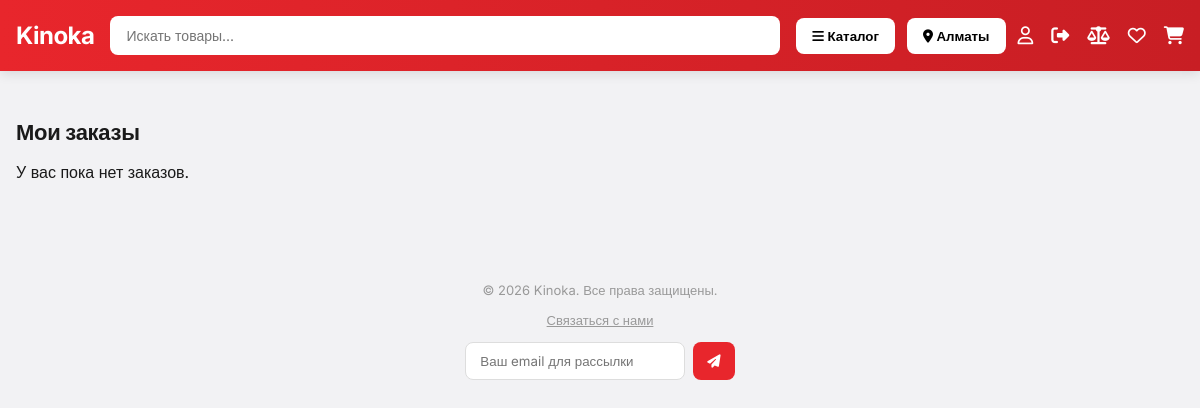
Page /my-orders/ (signed in) on the earlier database version.
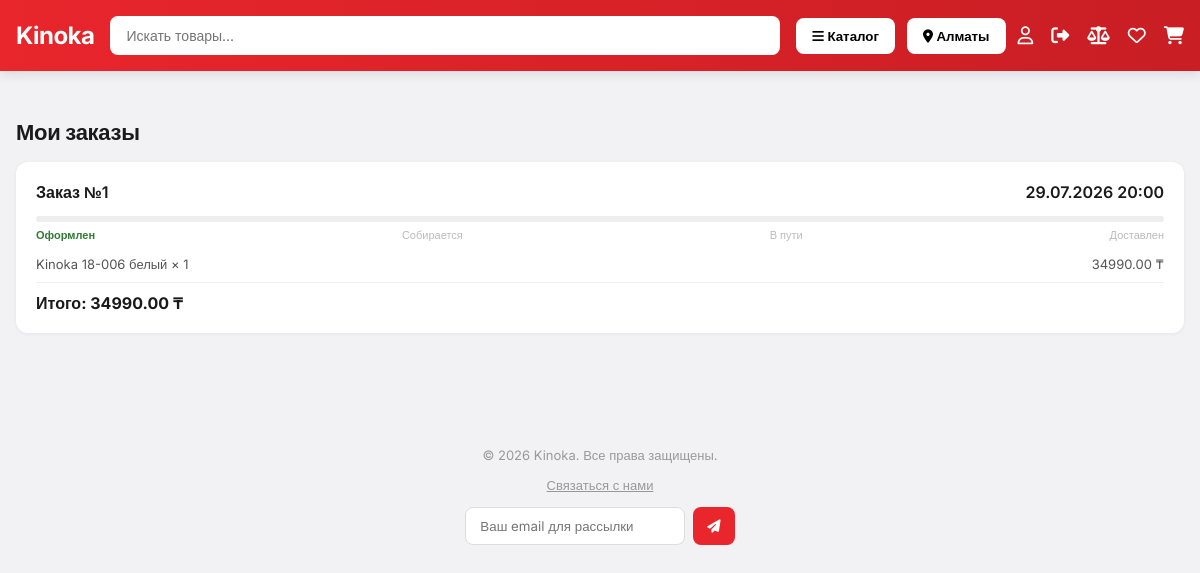
Same page on the later database version.
### shop/models.py (models this page shows, shortened)
class Order(models.Model):
    STATUS_CHOICES = [
        ("pending", "Ожидает подтверждения"),
        ("processing", "Собирается"),
        ("shipped", "В пути"),
        ("delivered", "Доставлен"),
        ("cancelled", "Отменён"),
    ]
    STATUS_STEPS = ["pending", "processing", "shipped", "delivered"]
    user = models.ForeignKey(
        settings.AUTH_USER_MODEL, on_delete=models.SET_NULL, null=True, blank=True, related_name="orders"
    )
    customer_name = models.CharField(max_length=150)
    customer_phone = models.CharField(max_length=20)
    address = models.CharField(max_length=255, blank=True)
    status = models.CharField(max_length=20, choices=STATUS_CHOICES, default="pending")
    promo_code = models.CharField(max_length=30, blank=True)
    discount_percent = models.PositiveIntegerField(default=0)
    created_at = models.DateTimeField(auto_now_add=True)
    def total_price(self):
        subtotal = sum(item.subtotal() for item in self.items.all())
        if self.discount_percent:
            subtotal = subtotal * (100 - self.discount_percent) / 100
        return round(subtotal, 2)
    def status_progress(self):
        if self.status == "cancelled":
            return 0
        try:
            return self.STATUS_STEPS.index(self.status) + 1
        except ValueError:
            return 1

class OrderItem(models.Model):
    order = models.ForeignKey(Order, on_delete=models.CASCADE, related_name="items")
    product = models.ForeignKey(Product, on_delete=models.CASCADE)
    quantity = models.PositiveIntegerField(default=1)
    price = models.DecimalField(max_digits=10, decimal_places=2)
    def subtotal(self):
        return self.price * self.quantity

class Product(models.Model):
    category = models.ForeignKey(
        Category, on_delete=models.CASCADE, related_name="products"
    )
    name = models.CharField(max_length=200)
    slug = models.SlugField(unique=True)
    description = models.TextField(blank=True)
    price = models.DecimalField(max_digits=10, decimal_places=2)
    old_price = models.DecimalField(max_digits=10, decimal_places=2, null=True, blank=True)
    image = models.ImageField(upload_to="products/", blank=True, null=True)
    stock = models.PositiveIntegerField(default=0)
    rating = models.DecimalField(max_digits=2, decimal_places=1, default=5.0)
    reviews_count = models.PositiveIntegerField(default=0)
    installment_months = models.PositiveIntegerField(default=12)
    variant_group = models.CharField(max_length=100, blank=True)
    variant_label = models.CharField(max_length=50, blank=True)
    view_count = models.PositiveIntegerField(default=0)
    kaspi_url = models.URLField(blank=True, help_text="Ссылка на товар на Kaspi.kz")
    created_at = models.DateTimeField(auto_now_add=True)

### shop/views.py (the view)
# urls.py: path("my-orders/", views.my_orders, name="my_orders"),
def my_orders(request):
    if not request.user.is_authenticated:
        return redirect("login")
    orders = request.user.orders.all().order_by("-created_at")
    return render(request, "shop/my_orders.html", {"orders": orders})

### shop/context_processors.py (called while the page is built)
def categories_processor(request):
    cart = request.session.get("cart", {})
    favorites = request.session.get("favorites", [])
    compare = request.session.get("compare", [])
    valid_favorites_count = Product.objects.filter(id__in=favorites).count()
    valid_compare_count = Product.objects.filter(id__in=compare).count()
    city_slug = request.session.get("city", "almaty")
    selected_city = CITIES.get(city_slug, CITIES["almaty"])["name"]
    return {
        "all_categories": Category.objects.all(),
        "cart_count": sum(cart.values()),
        "favorites_count": valid_favorites_count,
        "compare_count": valid_compare_count,
        "cities": CITIES,
        "selected_city": selected_city,
        "selected_city_slug": city_slug,
    }

### shop/templates/shop/my_orders.html (shortened to what this page needs)
{% extends 'shop/base.html' %}
{% block content %}
<div class="container">
    <h2 class="section-title">Мои заказы</h2>
    {% for order in orders %}
    <div class="order-card">
        <div class="order-card__header">
            <span>Заказ №{{ order.id }}</span>
            <span>{{ order.created_at|date:"d.m.Y H:i" }}</span>
        </div>
        {% if order.status != "cancelled" %}
        <div class="status-progress">
            <div class="status-progress__bar">
            </div>
            <div class="status-progress__labels">
                <span class="{% if order.status_progress >= 1 %}status-progress__label--active{% endif %}">Оформлен</span>
                <span class="{% if order.status_progress >= 2 %}status-progress__label--active{% endif %}">Собирается</span>
                <span class="{% if order.status_progress >= 3 %}status-progress__label--active{% endif %}">В пути</span>
                <span class="{% if order.status_progress >= 4 %}status-progress__label--active{% endif %}">Доставлен</span>
            </div>
        </div>
        {% else %}
            <p class="order-card__cancelled">Заказ отменён</p>
        {% endif %}
        {% for item in order.items.all %}
            <div class="order-card__row">
                <span>{{ item.product.name }} × {{ item.quantity }}</span>
                <span>{{ item.subtotal }} ₸</span>
            </div>
        {% endfor %}
        <div class="order-card__total">Итого: {{ order.total_price }} ₸</div>
    </div>
    {% empty %}
        <p>У вас пока нет заказов.</p>
    {% endfor %}
</div>
{% endblock %}

### shop/templates/shop/base.html (shortened to what this page needs)
{% load static %}
<!DOCTYPE html>
<html lang="ru">
<head>
    <link rel="stylesheet" href="https://cdnjs.cloudflare.com/ajax/libs/font-awesome/6.5.1/css/all.min.css">
    <link rel="stylesheet" href="{% static 'shop/css/style.css' %}">
</head>
<body>
    <header class="header">
        <div class="header__inner">
            <a href="{% url 'home' %}" class="logo">Kinoka</a>
            <form action="{% url 'home' %}" method="get" class="search-form">
                <input type="text" name="q" class="search" placeholder="Искать товары..." value="{{ request.GET.q }}">
            </form>
            <div class="header__right">
                <div class="catalog-wrapper">
                    <button class="catalog-btn" onclick="document.getElementById('catalogDropdown').classList.toggle('show'); document.getElementById('cityDropdown').classList.remove('show');">
                        <i class="fa-solid fa-bars"></i> Каталог
                    </button>
                </div>
                <div class="city-wrapper">
                    <button class="catalog-btn" onclick="document.getElementById('cityDropdown').classList.toggle('show'); document.getElementById('catalogDropdown').classList.remove('show');">
                        <i class="fa-solid fa-location-dot"></i> {{ selected_city }}
                    </button>
                </div>
                <div class="header__icons">
                    {% if user.is_authenticated %}
                        <a href="{% url 'my_orders' %}" class="icon" title="Мои заказы"><i class="fa-regular fa-user"></i></a>
                        <a href="{% url 'logout' %}" class="icon" title="Выйти"><i class="fa-solid fa-right-from-bracket"></i></a>
                    {% else %}
                        <a href="{% url 'login' %}" class="icon" title="Войти"><i class="fa-regular fa-user"></i></a>
                    {% endif %}
                    <a href="{% url 'compare_view' %}" class="icon icon--counter" title="Сравнение">
                        <i class="fa-solid fa-scale-balanced"></i>
                    </a>
                    <a href="{% url 'favorites_list' %}" class="icon icon--counter" title="Избранное">
                        <i class="fa-regular fa-heart"></i>
                    </a>
                    <a href="{% url 'cart_detail' %}" class="icon icon--counter" title="Корзина">
                        <i class="fa-solid fa-cart-shopping"></i>
                    </a>
                </div>
            </div>
        </div>
    </header>
    <main>
        {% block content %}{% endblock %}
    </main>
    <footer class="footer">
        <div class="footer__inner">
            <p>© 2026 Kinoka. Все права защищены.</p>
            <a href="{% url 'feedback' %}" class="footer__link">Связаться с нами</a>
            <form action="{% url 'subscribe' %}" method="post" class="subscribe-form">
                <input type="email" name="email" placeholder="Ваш email для рассылки" required>
                <button type="submit"><i class="fa-solid fa-paper-plane"></i></button>
            </form>
        </div>
    </footer>
</body>
</html>

### shop/static/shop/css/style.css (style rules this page uses)
* { box-sizing: border-box; margin: 0; padding: 0; }
body { font-family: 'Inter', Arial, sans-serif; background: #f2f2f4; color: #1a1a1a; }
.header { background: linear-gradient(90deg, #e8262c, #c81e24); padding: 16px 0; position: sticky; top: 0; z-index: 100; box-shadow: 0 2px 12px rgba(0,0,0,0.12); }
.header__inner { display: flex; align-items: center; gap: 16px; max-width: 1200px; margin: 0 auto; padding: 0 16px; }
.logo { color: #fff; font-size: 24px; font-weight: 700; text-decoration: none; white-space: nowrap; letter-spacing: -0.5px; }
.catalog-wrapper { position: relative; }
.catalog-btn { background: #fff; border: none; padding: 10px 16px; border-radius: 8px; cursor: pointer; font-weight: 600; white-space: nowrap; font-family: inherit; transition: transform 0.15s ease, box-shadow 0.15s ease; }
.search-form { flex: 1; }
.search { width: 100%; padding: 11px 16px; border-radius: 8px; border: none; font-family: inherit; font-size: 14px; transition: box-shadow 0.15s ease; }
.header__icons { display: flex; gap: 18px; }
.icon { color: #fff; text-decoration: none; font-size: 18px; transition: transform 0.15s ease; display: inline-block; position: relative; }
.icon--counter { position: relative; }
.container { max-width: 1200px; margin: 0 auto; padding: 24px 16px; }
.section-title { font-size: 22px; font-weight: 700; margin: 24px 0 16px; letter-spacing: -0.3px; }
.order-card { background: #fff; padding: 20px; border-radius: 12px; margin-bottom: 14px; box-shadow: 0 1px 4px rgba(0,0,0,0.06); }
.order-card__header { display: flex; justify-content: space-between; font-weight: 600; margin-bottom: 10px; }
.order-card__row { display: flex; justify-content: space-between; font-size: 13px; color: #555; margin-bottom: 4px; }
.order-card__total { font-weight: 700; margin-top: 10px; border-top: 1px solid #eee; padding-top: 10px; }
.footer { text-align: center; padding: 28px; color: #999; margin-top: 48px; font-size: 13px; }
.footer__inner { display: flex; flex-direction: column; align-items: center; gap: 14px; }
.subscribe-form { display: flex; gap: 8px; }
.subscribe-form input { padding: 10px 14px; border-radius: 8px; border: 1px solid #ddd; font-family: inherit; width: 220px; }
.subscribe-form button { background: #e8262c; color: #fff; border: none; padding: 10px 14px; border-radius: 8px; cursor: pointer; transition: transform 0.15s ease; }
.header__right { display: flex; align-items: center; gap: 12px; }
.city-wrapper { position: relative; }
.footer__link { color: #999; text-decoration: underline; font-size: 13px; }
.status-progress { margin: 14px 0; }
.status-progress__bar { height: 6px; background: #eee; border-radius: 3px; overflow: hidden; }
.status-progress__labels { display: flex; justify-content: space-between; margin-top: 6px; font-size: 11px; color: #bbb; }
.status-progress__label--active { color: #2e7d32; font-weight: 600; }

Differences in the rows shown:
added Order: id "1", created_at "29.07.2026 20:00", total_price "34990.00"
added OrderItem: product.name "Kinoka 18-006 белый", quantity "1", subtotal "34990.00"
Other differences:
text no longer shown: "У вас пока нет заказов."
